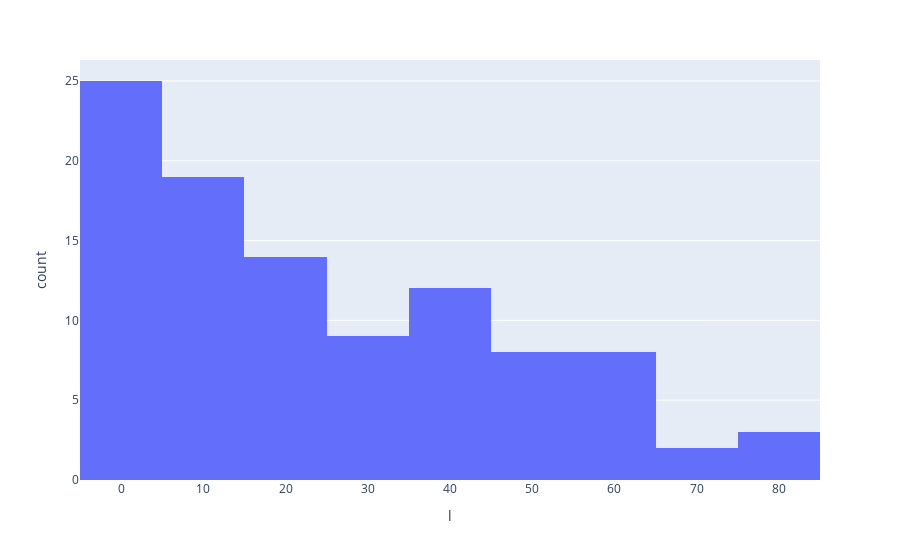

Notebook cell for this chart:
### Code cell
px.histogram(df, x='l')

### Figure 1 — Plotly figure (JSON) as saved in the notebook; plotly's stock layout.template omitted (floating-point values rounded to 4 significant figures)
{"data": [{"alignmentgroup": "True", "bingroup": "x", "hovertemplate": "l=%{x}<br>count=%{y}<extra></extra>", "legendgroup": "", "marker": {"color": "#636efa", "pattern": {"shape": ""}}, "name": "", "offsetgroup": "", "orientation": "v", "showlegend": false, "x": [1.147, 36.66, 39.74, 13.24, 33.81, 0.2293, 60.51, 19.23, 7.314, 12.11, 48.02, 0.864, 62.02, 77.44, 38.86, 59.35, 20.3, 2.197, 14.69, 10.81, 59.16, 6.339, 0.2897, 1.588, 1.415, 4.165, 15.27, 72.69, 5.692, 31.18, 80.54, 79.19, 1.607, 8.841, 14.17, 1.137, 48.54, 2.265, 52.14, 43.99, 47.38, 1.067, 0.472, 71.0, 33.25, 36.52, 40.66, 41.64, 16.11, 1.128, 18.72, 11.26, 9.705, 35.8, 8.556, 2.618, 24.62, 8.391, 54.17, 52.93, 35.1, 34.76, 12.56, 20.92, 31.64, 17.58, 18.81, 37.94, 52.47, 17.3, 15.08, 57.82, 15.23, 15.77, 63.36, 27.32, 31.22, 2.444, 1.305, 54.99, 5.588, 37.49, 22.59, 9.52, 44.5, 31.53, 2.697, 6.103, 3.39, 3.297, 0.01997, 0.8736, 33.18, 6.707, 1.224, 11.54, 1.722, 3.277, 63.66, 57.56], "xaxis": "x", "yaxis": "y", "type": "histogram"}], "layout": {"xaxis": {"anchor": "y", "domain": [0.0, 1.0], "title": {"text": "l"}}, "yaxis": {"anchor": "x", "domain": [0.0, 1.0], "title": {"text": "count"}}, "legend": {"tracegroupgap": 0}, "margin": {"t": 60}, "barmode": "relative"}}
